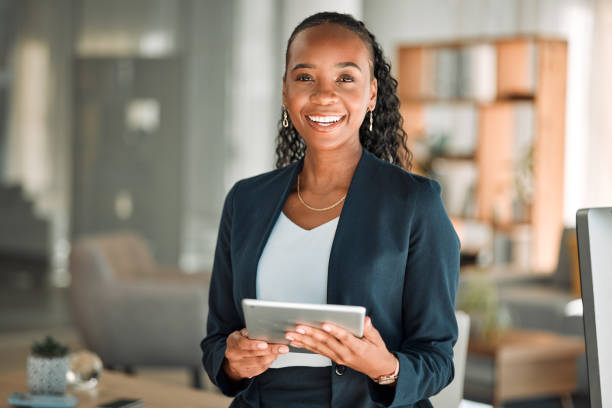
#> input picture Practical/23apr/goon.jpg, 612 x 408 px, found by its file name
$ python one.py
#> lines starting #> are read from the running program, lines starting #| are printed output that depends on the picture
import pandas as pd
from PIL import Image
import numpy as np
import matplotlib.pyplot as plt

im = Image.open("Practical\\23apr\\goon.jpg").convert("RGB")
#> im is the input picture: PIL image 612x408 RGB; mean R, G, B 138, 129.4, 118

arr = np.array(im)
print(arr)
#> (printed output is left out)

key = np.random.randint(0, 256, size=arr.shape, dtype=np.uint8)

encrypted = np.bitwise_xor(arr, key)
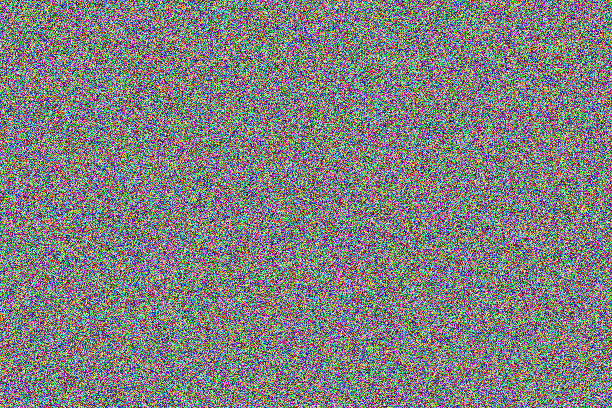
#> encrypted: shape (408, 612, 3); mean R, G, B 127.8, 127.5, 127.5
print(encrypted)
#> (printed output is left out)

decrypted = np.bitwise_xor(encrypted, key)
print(decrypted)
#> (printed output is left out)

# [10 lines of commented-out code are left out]

plt.imshow(encrypted)
plt.show()
